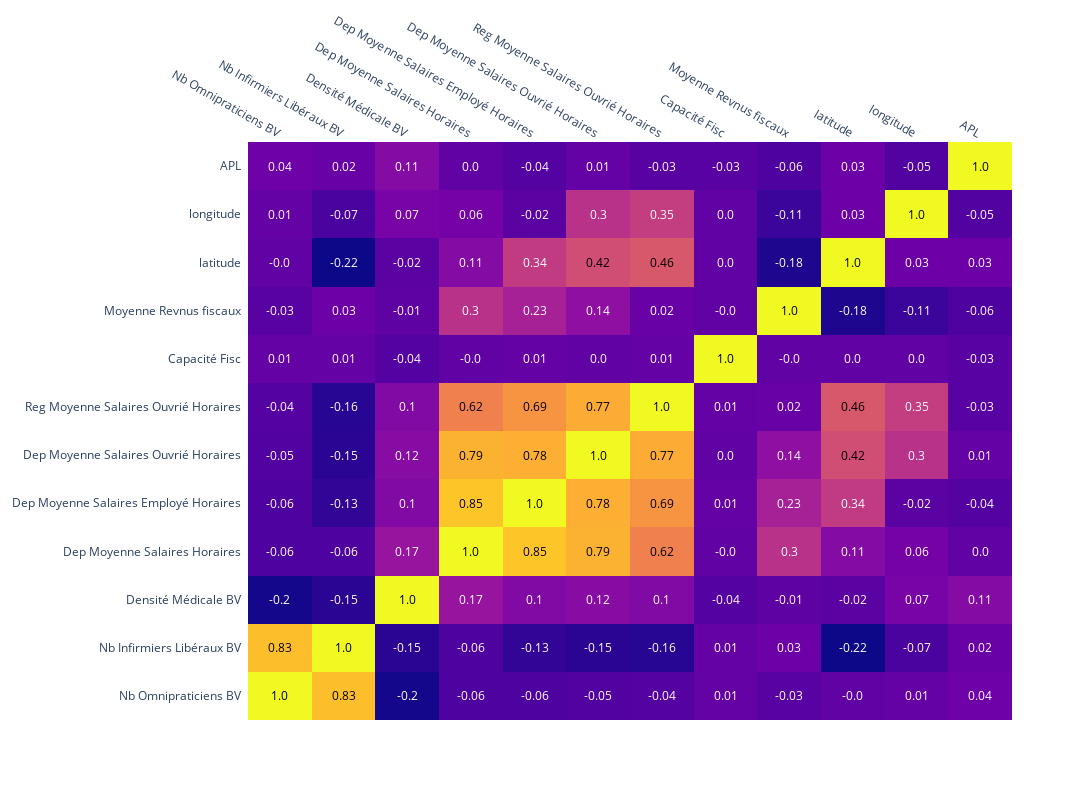

The code cell stored with this chart in its notebook:
### Code cell
# Select only numerical columns for the correlation matrix
numeric_columns = insee_df.select_dtypes(include=['float64', 'int64'])

# # Calculate the correlation matrix
corr_matrix = numeric_columns.corr().round(2)

fig = ff.create_annotated_heatmap(corr_matrix.values,
                                   x=corr_matrix.columns.tolist(),
                                   y=corr_matrix.index.tolist())

fig.update_layout(height=800, width=1200)
fig.show()

### Figure 1 — Plotly figure (JSON) as saved in the notebook; plotly's stock layout.template omitted (floating-point values rounded to 4 significant figures; data arrays with more than 128 entries replaced by an {"elided": "..."} marker saying what was removed)
{"data": [{"colorscale": [[0, "#0d0887"], [0.1111, "#46039f"], [0.2222, "#7201a8"], [0.3333, "#9c179e"], [0.4444, "#bd3786"], [0.5556, "#d8576b"], [0.6667, "#ed7953"], [0.7778, "#fb9f3a"], [0.8889, "#fdca26"], [1, "#f0f921"]], "reversescale": false, "showscale": false, "type": "heatmap", "x": ["Nb Omnipraticiens BV", "Nb Infirmiers Libéraux BV", "Densité Médicale BV", "Dep Moyenne Salaires Horaires", "Dep Moyenne Salaires Employé Horaires", "Dep Moyenne Salaires Ouvrié Horaires", "Reg Moyenne Salaires Ouvrié Horaires", "Capacité Fisc", "Moyenne Revnus fiscaux", "latitude", "longitude", "APL"], "y": ["Nb Omnipraticiens BV", "Nb Infirmiers Libéraux BV", "Densité Médicale BV", "Dep Moyenne Salaires Horaires", "Dep Moyenne Salaires Employé Horaires", "Dep Moyenne Salaires Ouvrié Horaires", "Reg Moyenne Salaires Ouvrié Horaires", "Capacité Fisc", "Moyenne Revnus fiscaux", "latitude", "longitude", "APL"], "z": {"elided": "12x12 float values"}}], "layout": {"annotations": [{"font": {"color": "#000000"}, "showarrow": false, "text": "1.0", "x": "Nb Omnipraticiens BV", "xref": "x", "y": "Nb Omnipraticiens BV", "yref": "y"}, {"font": {"color": "#000000"}, "showarrow": false, "text": "0.83", "x": "Nb Infirmiers Libéraux BV", "xref": "x", "y": "Nb Omnipraticiens BV", "yref": "y"}, {"font": {"color": "#FFFFFF"}, "showarrow": false, "text": "-0.2", "x": "Densité Médicale BV", "xref": "x", "y": "Nb Omnipraticiens BV", "yref": "y"}, {"font": {"color": "#FFFFFF"}, "showarrow": false, "text": "-0.06", "x": "Dep Moyenne Salaires Horaires", "xref": "x", "y": "Nb Omnipraticiens BV", "yref": "y"}, {"font": {"color": "#FFFFFF"}, "showarrow": false, "text": "-0.06", "x": "Dep Moyenne Salaires Employé Horaires", "xref": "x", "y": "Nb Omnipraticiens BV", "yref": "y"}, {"font": {"color": "#FFFFFF"}, "showarrow": false, "text": "-0.05", "x": "Dep Moyenne Salaires Ouvrié Horaires", "xref": "x", "y": "Nb Omnipraticiens BV", "yref": "y"}, {"font": {"color": "#FFFFFF"}, "showarrow": false, "text": "-0.04", "x": "Reg Moyenne Salaires Ouvrié Horaires", "xref": "x", "y": "Nb Omnipraticiens BV", "yref": "y"}, {"font": {"color": "#FFFFFF"}, "showarrow": false, "text": "0.01", "x": "Capacité Fisc", "xref": "x", "y": "Nb Omnipraticiens BV", "yref": "y"}, {"font": {"color": "#FFFFFF"}, "showarrow": false, "text": "-0.03", "x": "Moyenne Revnus fiscaux", "xref": "x", "y": "Nb Omnipraticiens BV", "yref": "y"}, {"font": {"color": "#FFFFFF"}, "showarrow": false, "text": "-0.0", "x": "latitude", "xref": "x", "y": "Nb Omnipraticiens BV", "yref": "y"}, {"font": {"color": "#FFFFFF"}, "showarrow": false, "text": "0.01", "x": "longitude", "xref": "x", "y": "Nb Omnipraticiens BV", "yref": "y"}, {"font": {"color": "#FFFFFF"}, "showarrow": false, "text": "0.04", "x": "APL", "xref": "x", "y": "Nb Omnipraticiens BV", "yref": "y"}, {"font": {"color": "#000000"}, "showarrow": false, "text": "0.83", "x": "Nb Omnipraticiens BV", "xref": "x", "y": "Nb Infirmiers Libéraux BV", "yref": "y"}, {"font": {"color": "#000000"}, "showarrow": false, "text": "1.0", "x": "Nb Infirmiers Libéraux BV", "xref": "x", "y": "Nb Infirmiers Libéraux BV", "yref": "y"}, {"font": {"color": "#FFFFFF"}, "showarrow": false, "text": "-0.15", "x": "Densité Médicale BV", "xref": "x", "y": "Nb Infirmiers Libéraux BV", "yref": "y"}, {"font": {"color": "#FFFFFF"}, "showarrow": false, "text": "-0.06", "x": "Dep Moyenne Salaires Horaires", "xref": "x", "y": "Nb Infirmiers Libéraux BV", "yref": "y"}, {"font": {"color": "#FFFFFF"}, "showarrow": false, "text": "-0.13", "x": "Dep Moyenne Salaires Employé Horaires", "xref": "x", "y": "Nb Infirmiers Libéraux BV", "yref": "y"}, {"font": {"color": "#FFFFFF"}, "showarrow": false, "text": "-0.15", "x": "Dep Moyenne Salaires Ouvrié Horaires", "xref": "x", "y": "Nb Infirmiers Libéraux BV", "yref": "y"}, {"font": {"color": "#FFFFFF"}, "showarrow": false, "text": "-0.16", "x": "Reg Moyenne Salaires Ouvrié Horaires", "xref": "x", "y": "Nb Infirmiers Libéraux BV", "yref": "y"}, {"font": {"color": "#FFFFFF"}, "showarrow": false, "text": "0.01", "x": "Capacité Fisc", "xref": "x", "y": "Nb Infirmiers Libéraux BV", "yref": "y"}, {"font": {"color": "#FFFFFF"}, "showarrow": false, "text": "0.03", "x": "Moyenne Revnus fiscaux", "xref": "x", "y": "Nb Infirmiers Libéraux BV", "yref": "y"}, {"font": {"color": "#FFFFFF"}, "showarrow": false, "text": "-0.22", "x": "latitude", "xref": "x", "y": "Nb Infirmiers Libéraux BV", "yref": "y"}, {"font": {"color": "#FFFFFF"}, "showarrow": false, "text": "-0.07", "x": "longitude", "xref": "x", "y": "Nb Infirmiers Libéraux BV", "yref": "y"}, {"font": {"color": "#FFFFFF"}, "showarrow": false, "text": "0.02", "x": "APL", "xref": "x", "y": "Nb Infirmiers Libéraux BV", "yref": "y"}, {"font": {"color": "#FFFFFF"}, "showarrow": false, "text": "-0.2", "x": "Nb Omnipraticiens BV", "xref": "x", "y": "Densité Médicale BV", "yref": "y"}, {"font": {"color": "#FFFFFF"}, "showarrow": false, "text": "-0.15", "x": "Nb Infirmiers Libéraux BV", "xref": "x", "y": "Densité Médicale BV", "yref": "y"}, {"font": {"color": "#000000"}, "showarrow": false, "text": "1.0", "x": "Densité Médicale BV", "xref": "x", "y": "Densité Médicale BV", "yref": "y"}, {"font": {"color": "#FFFFFF"}, "showarrow": false, "text": "0.17", "x": "Dep Moyenne Salaires Horaires", "xref": "x", "y": "Densité Médicale BV", "yref": "y"}, {"font": {"color": "#FFFFFF"}, "showarrow": false, "text": "0.1", "x": "Dep Moyenne Salaires Employé Horaires", "xref": "x", "y": "Densité Médicale BV", "yref": "y"}, {"font": {"color": "#FFFFFF"}, "showarrow": false, "text": "0.12", "x": "Dep Moyenne Salaires Ouvrié Horaires", "xref": "x", "y": "Densité Médicale BV", "yref": "y"}, {"font": {"color": "#FFFFFF"}, "showarrow": false, "text": "0.1", "x": "Reg Moyenne Salaires Ouvrié Horaires", "xref": "x", "y": "Densité Médicale BV", "yref": "y"}, {"font": {"color": "#FFFFFF"}, "showarrow": false, "text": "-0.04", "x": "Capacité Fisc", "xref": "x", "y": "Densité Médicale BV", "yref": "y"}, {"font": {"color": "#FFFFFF"}, "showarrow": false, "text": "-0.01", "x": "Moyenne Revnus fiscaux", "xref": "x", "y": "Densité Médicale BV", "yref": "y"}, {"font": {"color": "#FFFFFF"}, "showarrow": false, "text": "-0.02", "x": "latitude", "xref": "x", "y": "Densité Médicale BV", "yref": "y"}, {"font": {"color": "#FFFFFF"}, "showarrow": false, "text": "0.07", "x": "longitude", "xref": "x", "y": "Densité Médicale BV", "yref": "y"}, {"font": {"color": "#FFFFFF"}, "showarrow": false, "text": "0.11", "x": "APL", "xref": "x", "y": "Densité Médicale BV", "yref": "y"}, {"font": {"color": "#FFFFFF"}, "showarrow": false, "text": "-0.06", "x": "Nb Omnipraticiens BV", "xref": "x", "y": "Dep Moyenne Salaires Horaires", "yref": "y"}, {"font": {"color": "#FFFFFF"}, "showarrow": false, "text": "-0.06", "x": "Nb Infirmiers Libéraux BV", "xref": "x", "y": "Dep Moyenne Salaires Horaires", "yref": "y"}, {"font": {"color": "#FFFFFF"}, "showarrow": false, "text": "0.17", "x": "Densité Médicale BV", "xref": "x", "y": "Dep Moyenne Salaires Horaires", "yref": "y"}, {"font": {"color": "#000000"}, "showarrow": false, "text": "1.0", "x": "Dep Moyenne Salaires Horaires", "xref": "x", "y": "Dep Moyenne Salaires Horaires", "yref": "y"}, {"font": {"color": "#000000"}, "showarrow": false, "text": "0.85", "x": "Dep Moyenne Salaires Employé Horaires", "xref": "x", "y": "Dep Moyenne Salaires Horaires", "yref": "y"}, {"font": {"color": "#000000"}, "showarrow": false, "text": "0.79", "x": "Dep Moyenne Salaires Ouvrié Horaires", "xref": "x", "y": "Dep Moyenne Salaires Horaires", "yref": "y"}, {"font": {"color": "#000000"}, "showarrow": false, "text": "0.62", "x": "Reg Moyenne Salaires Ouvrié Horaires", "xref": "x", "y": "Dep Moyenne Salaires Horaires", "yref": "y"}, {"font": {"color": "#FFFFFF"}, "showarrow": false, "text": "-0.0", "x": "Capacité Fisc", "xref": "x", "y": "Dep Moyenne Salaires Horaires", "yref": "y"}, {"font": {"color": "#FFFFFF"}, "showarrow": false, "text": "0.3", "x": "Moyenne Revnus fiscaux", "xref": "x", "y": "Dep Moyenne Salaires Horaires", "yref": "y"}, {"font": {"color": "#FFFFFF"}, "showarrow": false, "text": "0.11", "x": "latitude", "xref": "x", "y": "Dep Moyenne Salaires Horaires", "yref": "y"}, {"font": {"color": "#FFFFFF"}, "showarrow": false, "text": "0.06", "x": "longitude", "xref": "x", "y": "Dep Moyenne Salaires Horaires", "yref": "y"}, {"font": {"color": "#FFFFFF"}, "showarrow": false, "text": "0.0", "x": "APL", "xref": "x", "y": "Dep Moyenne Salaires Horaires", "yref": "y"}, {"font": {"color": "#FFFFFF"}, "showarrow": false, "text": "-0.06", "x": "Nb Omnipraticiens BV", "xref": "x", "y": "Dep Moyenne Salaires Employé Horaires", "yref": "y"}, {"font": {"color": "#FFFFFF"}, "showarrow": false, "text": "-0.13", "x": "Nb Infirmiers Libéraux BV", "xref": "x", "y": "Dep Moyenne Salaires Employé Horaires", "yref": "y"}, {"font": {"color": "#FFFFFF"}, "showarrow": false, "text": "0.1", "x": "Densité Médicale BV", "xref": "x", "y": "Dep Moyenne Salaires Employé Horaires", "yref": "y"}, {"font": {"color": "#000000"}, "showarrow": false, "text": "0.85", "x": "Dep Moyenne Salaires Horaires", "xref": "x", "y": "Dep Moyenne Salaires Employé Horaires", "yref": "y"}, {"font": {"color": "#000000"}, "showarrow": false, "text": "1.0", "x": "Dep Moyenne Salaires Employé Horaires", "xref": "x", "y": "Dep Moyenne Salaires Employé Horaires", "yref": "y"}, {"font": {"color": "#000000"}, "showarrow": false, "text": "0.78", "x": "Dep Moyenne Salaires Ouvrié Horaires", "xref": "x", "y": "Dep Moyenne Salaires Employé Horaires", "yref": "y"}, {"font": {"color": "#000000"}, "showarrow": false, "text": "0.69", "x": "Reg Moyenne Salaires Ouvrié Horaires", "xref": "x", "y": "Dep Moyenne Salaires Employé Horaires", "yref": "y"}, {"font": {"color": "#FFFFFF"}, "showarrow": false, "text": "0.01", "x": "Capacité Fisc", "xref": "x", "y": "Dep Moyenne Salaires Employé Horaires", "yref": "y"}, {"font": {"color": "#FFFFFF"}, "showarrow": false, "text": "0.23", "x": "Moyenne Revnus fiscaux", "xref": "x", "y": "Dep Moyenne Salaires Employé Horaires", "yref": "y"}, {"font": {"color": "#FFFFFF"}, "showarrow": false, "text": "0.34", "x": "latitude", "xref": "x", "y": "Dep Moyenne Salaires Employé Horaires", "yref": "y"}, {"font": {"color": "#FFFFFF"}, "showarrow": false, "text": "-0.02", "x": "longitude", "xref": "x", "y": "Dep Moyenne Salaires Employé Horaires", "yref": "y"}, {"font": {"color": "#FFFFFF"}, "showarrow": false, "text": "-0.04", "x": "APL", "xref": "x", "y": "Dep Moyenne Salaires Employé Horaires", "yref": "y"}, {"font": {"color": "#FFFFFF"}, "showarrow": false, "text": "-0.05", "x": "Nb Omnipraticiens BV", "xref": "x", "y": "Dep Moyenne Salaires Ouvrié Horaires", "yref": "y"}, {"font": {"color": "#FFFFFF"}, "showarrow": false, "text": "-0.15", "x": "Nb Infirmiers Libéraux BV", "xref": "x", "y": "Dep Moyenne Salaires Ouvrié Horaires", "yref": "y"}, {"font": {"color": "#FFFFFF"}, "showarrow": false, "text": "0.12", "x": "Densité Médicale BV", "xref": "x", "y": "Dep Moyenne Salaires Ouvrié Horaires", "yref": "y"}, {"font": {"color": "#000000"}, "showarrow": false, "text": "0.79", "x": "Dep Moyenne Salaires Horaires", "xref": "x", "y": "Dep Moyenne Salaires Ouvrié Horaires", "yref": "y"}, {"font": {"color": "#000000"}, "showarrow": false, "text": "0.78", "x": "Dep Moyenne Salaires Employé Horaires", "xref": "x", "y": "Dep Moyenne Salaires Ouvrié Horaires", "yref": "y"}, {"font": {"color": "#000000"}, "showarrow": false, "text": "1.0", "x": "Dep Moyenne Salaires Ouvrié Horaires", "xref": "x", "y": "Dep Moyenne Salaires Ouvrié Horaires", "yref": "y"}, {"font": {"color": "#000000"}, "showarrow": false, "text": "0.77", "x": "Reg Moyenne Salaires Ouvrié Horaires", "xref": "x", "y": "Dep Moyenne Salaires Ouvrié Horaires", "yref": "y"}, {"font": {"color": "#FFFFFF"}, "showarrow": false, "text": "0.0", "x": "Capacité Fisc", "xref": "x", "y": "Dep Moyenne Salaires Ouvrié Horaires", "yref": "y"}, {"font": {"color": "#FFFFFF"}, "showarrow": false, "text": "0.14", "x": "Moyenne Revnus fiscaux", "xref": "x", "y": "Dep Moyenne Salaires Ouvrié Horaires", "yref": "y"}, {"font": {"color": "#000000"}, "showarrow": false, "text": "0.42", "x": "latitude", "xref": "x", "y": "Dep Moyenne Salaires Ouvrié Horaires", "yref": "y"}, {"font": {"color": "#FFFFFF"}, "showarrow": false, "text": "0.3", "x": "longitude", "xref": "x", "y": "Dep Moyenne Salaires Ouvrié Horaires", "yref": "y"}, {"font": {"color": "#FFFFFF"}, "showarrow": false, "text": "0.01", "x": "APL", "xref": "x", "y": "Dep Moyenne Salaires Ouvrié Horaires", "yref": "y"}, {"font": {"color": "#FFFFFF"}, "showarrow": false, "text": "-0.04", "x": "Nb Omnipraticiens BV", "xref": "x", "y": "Reg Moyenne Salaires Ouvrié Horaires", "yref": "y"}, {"font": {"color": "#FFFFFF"}, "showarrow": false, "text": "-0.16", "x": "Nb Infirmiers Libéraux BV", "xref": "x", "y": "Reg Moyenne Salaires Ouvrié Horaires", "yref": "y"}, {"font": {"color": "#FFFFFF"}, "showarrow": false, "text": "0.1", "x": "Densité Médicale BV", "xref": "x", "y": "Reg Moyenne Salaires Ouvrié Horaires", "yref": "y"}, {"font": {"color": "#000000"}, "showarrow": false, "text": "0.62", "x": "Dep Moyenne Salaires Horaires", "xref": "x", "y": "Reg Moyenne Salaires Ouvrié Horaires", "yref": "y"}, {"font": {"color": "#000000"}, "showarrow": false, "text": "0.69", "x": "Dep Moyenne Salaires Employé Horaires", "xref": "x", "y": "Reg Moyenne Salaires Ouvrié Horaires", "yref": "y"}, {"font": {"color": "#000000"}, "showarrow": false, "text": "0.77", "x": "Dep Moyenne Salaires Ouvrié Horaires", "xref": "x", "y": "Reg Moyenne Salaires Ouvrié Horaires", "yref": "y"}, {"font": {"color": "#000000"}, "showarrow": false, "text": "1.0", "x": "Reg Moyenne Salaires Ouvrié Horaires", "xref": "x", "y": "Reg Moyenne Salaires Ouvrié Horaires", "yref": "y"}, {"font": {"color": "#FFFFFF"}, "showarrow": false, "text": "0.01", "x": "Capacité Fisc", "xref": "x", "y": "Reg Moyenne Salaires Ouvrié Horaires", "yref": "y"}, {"font": {"color": "#FFFFFF"}, "showarrow": false, "text": "0.02", "x": "Moyenne Revnus fiscaux", "xref": "x", "y": "Reg Moyenne Salaires Ouvrié Horaires", "yref": "y"}, {"font": {"color": "#000000"}, "showarrow": false, "text": "0.46", "x": "latitude", "xref": "x", "y": "Reg Moyenne Salaires Ouvrié Horaires", "yref": "y"}, {"font": {"color": "#FFFFFF"}, "showarrow": false, "text": "0.35", "x": "longitude", "xref": "x", "y": "Reg Moyenne Salaires Ouvrié Horaires", "yref": "y"}, {"font": {"color": "#FFFFFF"}, "showarrow": false, "text": "-0.03", "x": "APL", "xref": "x", "y": "Reg Moyenne Salaires Ouvrié Horaires", "yref": "y"}, {"font": {"color": "#FFFFFF"}, "showarrow": false, "text": "0.01", "x": "Nb Omnipraticiens BV", "xref": "x", "y": "Capacité Fisc", "yref": "y"}, {"font": {"color": "#FFFFFF"}, "showarrow": false, "text": "0.01", "x": "Nb Infirmiers Libéraux BV", "xref": "x", "y": "Capacité Fisc", "yref": "y"}, {"font": {"color": "#FFFFFF"}, "showarrow": false, "text": "-0.04", "x": "Densité Médicale BV", "xref": "x", "y": "Capacité Fisc", "yref": "y"}, {"font": {"color": "#FFFFFF"}, "showarrow": false, "text": "-0.0", "x": "Dep Moyenne Salaires Horaires", "xref": "x", "y": "Capacité Fisc", "yref": "y"}, {"font": {"color": "#FFFFFF"}, "showarrow": false, "text": "0.01", "x": "Dep Moyenne Salaires Employé Horaires", "xref": "x", "y": "Capacité Fisc", "yref": "y"}, {"font": {"color": "#FFFFFF"}, "showarrow": false, "text": "0.0", "x": "Dep Moyenne Salaires Ouvrié Horaires", "xref": "x", "y": "Capacité Fisc", "yref": "y"}, {"font": {"color": "#FFFFFF"}, "showarrow": false, "text": "0.01", "x": "Reg Moyenne Salaires Ouvrié Horaires", "xref": "x", "y": "Capacité Fisc", "yref": "y"}, {"font": {"color": "#000000"}, "showarrow": false, "text": "1.0", "x": "Capacité Fisc", "xref": "x", "y": "Capacité Fisc", "yref": "y"}, {"font": {"color": "#FFFFFF"}, "showarrow": false, "text": "-0.0", "x": "Moyenne Revnus fiscaux", "xref": "x", "y": "Capacité Fisc", "yref": "y"}, {"font": {"color": "#FFFFFF"}, "showarrow": false, "text": "0.0", "x": "latitude", "xref": "x", "y": "Capacité Fisc", "yref": "y"}, {"font": {"color": "#FFFFFF"}, "showarrow": false, "text": "0.0", "x": "longitude", "xref": "x", "y": "Capacité Fisc", "yref": "y"}, {"font": {"color": "#FFFFFF"}, "showarrow": false, "text": "-0.03", "x": "APL", "xref": "x", "y": "Capacité Fisc", "yref": "y"}, {"font": {"color": "#FFFFFF"}, "showarrow": false, "text": "-0.03", "x": "Nb Omnipraticiens BV", "xref": "x", "y": "Moyenne Revnus fiscaux", "yref": "y"}, {"font": {"color": "#FFFFFF"}, "showarrow": false, "text": "0.03", "x": "Nb Infirmiers Libéraux BV", "xref": "x", "y": "Moyenne Revnus fiscaux", "yref": "y"}, {"font": {"color": "#FFFFFF"}, "showarrow": false, "text": "-0.01", "x": "Densité Médicale BV", "xref": "x", "y": "Moyenne Revnus fiscaux", "yref": "y"}, {"font": {"color": "#FFFFFF"}, "showarrow": false, "text": "0.3", "x": "Dep Moyenne Salaires Horaires", "xref": "x", "y": "Moyenne Revnus fiscaux", "yref": "y"}, {"font": {"color": "#FFFFFF"}, "showarrow": false, "text": "0.23", "x": "Dep Moyenne Salaires Employé Horaires", "xref": "x", "y": "Moyenne Revnus fiscaux", "yref": "y"}, {"font": {"color": "#FFFFFF"}, "showarrow": false, "text": "0.14", "x": "Dep Moyenne Salaires Ouvrié Horaires", "xref": "x", "y": "Moyenne Revnus fiscaux", "yref": "y"}, {"font": {"color": "#FFFFFF"}, "showarrow": false, "text": "0.02", "x": "Reg Moyenne Salaires Ouvrié Horaires", "xref": "x", "y": "Moyenne Revnus fiscaux", "yref": "y"}, {"font": {"color": "#FFFFFF"}, "showarrow": false, "text": "-0.0", "x": "Capacité Fisc", "xref": "x", "y": "Moyenne Revnus fiscaux", "yref": "y"}, {"font": {"color": "#000000"}, "showarrow": false, "text": "1.0", "x": "Moyenne Revnus fiscaux", "xref": "x", "y": "Moyenne Revnus fiscaux", "yref": "y"}, {"font": {"color": "#FFFFFF"}, "showarrow": false, "text": "-0.18", "x": "latitude", "xref": "x", "y": "Moyenne Revnus fiscaux", "yref": "y"}, {"font": {"color": "#FFFFFF"}, "showarrow": false, "text": "-0.11", "x": "longitude", "xref": "x", "y": "Moyenne Revnus fiscaux", "yref": "y"}, {"font": {"color": "#FFFFFF"}, "showarrow": false, "text": "-0.06", "x": "APL", "xref": "x", "y": "Moyenne Revnus fiscaux", "yref": "y"}, {"font": {"color": "#FFFFFF"}, "showarrow": false, "text": "-0.0", "x": "Nb Omnipraticiens BV", "xref": "x", "y": "latitude", "yref": "y"}, {"font": {"color": "#FFFFFF"}, "showarrow": false, "text": "-0.22", "x": "Nb Infirmiers Libéraux BV", "xref": "x", "y": "latitude", "yref": "y"}, {"font": {"color": "#FFFFFF"}, "showarrow": false, "text": "-0.02", "x": "Densité Médicale BV", "xref": "x", "y": "latitude", "yref": "y"}, {"font": {"color": "#FFFFFF"}, "showarrow": false, "text": "0.11", "x": "Dep Moyenne Salaires Horaires", "xref": "x", "y": "latitude", "yref": "y"}, {"font": {"color": "#FFFFFF"}, "showarrow": false, "text": "0.34", "x": "Dep Moyenne Salaires Employé Horaires", "xref": "x", "y": "latitude", "yref": "y"}, {"font": {"color": "#000000"}, "showarrow": false, "text": "0.42", "x": "Dep Moyenne Salaires Ouvrié Horaires", "xref": "x", "y": "latitude", "yref": "y"}, {"font": {"color": "#000000"}, "showarrow": false, "text": "0.46", "x": "Reg Moyenne Salaires Ouvrié Horaires", "xref": "x", "y": "latitude", "yref": "y"}, {"font": {"color": "#FFFFFF"}, "showarrow": false, "text": "0.0", "x": "Capacité Fisc", "xref": "x", "y": "latitude", "yref": "y"}, {"font": {"color": "#FFFFFF"}, "showarrow": false, "text": "-0.18", "x": "Moyenne Revnus fiscaux", "xref": "x", "y": "latitude", "yref": "y"}, {"font": {"color": "#000000"}, "showarrow": false, "text": "1.0", "x": "latitude", "xref": "x", "y": "latitude", "yref": "y"}, {"font": {"color": "#FFFFFF"}, "showarrow": false, "text": "0.03", "x": "longitude", "xref": "x", "y": "latitude", "yref": "y"}, {"font": {"color": "#FFFFFF"}, "showarrow": false, "text": "0.03", "x": "APL", "xref": "x", "y": "latitude", "yref": "y"}, {"font": {"color": "#FFFFFF"}, "showarrow": false, "text": "0.01", "x": "Nb Omnipraticiens BV", "xref": "x", "y": "longitude", "yref": "y"}, {"font": {"color": "#FFFFFF"}, "showarrow": false, "text": "-0.07", "x": "Nb Infirmiers Libéraux BV", "xref": "x", "y": "longitude", "yref": "y"}, {"font": {"color": "#FFFFFF"}, "showarrow": false, "text": "0.07", "x": "Densité Médicale BV", "xref": "x", "y": "longitude", "yref": "y"}, {"font": {"color": "#FFFFFF"}, "showarrow": false, "text": "0.06", "x": "Dep Moyenne Salaires Horaires", "xref": "x", "y": "longitude", "yref": "y"}, {"font": {"color": "#FFFFFF"}, "showarrow": false, "text": "-0.02", "x": "Dep Moyenne Salaires Employé Horaires", "xref": "x", "y": "longitude", "yref": "y"}, {"font": {"color": "#FFFFFF"}, "showarrow": false, "text": "0.3", "x": "Dep Moyenne Salaires Ouvrié Horaires", "xref": "x", "y": "longitude", "yref": "y"}, {"font": {"color": "#FFFFFF"}, "showarrow": false, "text": "0.35", "x": "Reg Moyenne Salaires Ouvrié Horaires", "xref": "x", "y": "longitude", "yref": "y"}, {"font": {"color": "#FFFFFF"}, "showarrow": false, "text": "0.0", "x": "Capacité Fisc", "xref": "x", "y": "longitude", "yref": "y"}, {"font": {"color": "#FFFFFF"}, "showarrow": false, "text": "-0.11", "x": "Moyenne Revnus fiscaux", "xref": "x", "y": "longitude", "yref": "y"}, {"font": {"color": "#FFFFFF"}, "showarrow": false, "text": "0.03", "x": "latitude", "xref": "x", "y": "longitude", "yref": "y"}, {"font": {"color": "#000000"}, "showarrow": false, "text": "1.0", "x": "longitude", "xref": "x", "y": "longitude", "yref": "y"}, {"font": {"color": "#FFFFFF"}, "showarrow": false, "text": "-0.05", "x": "APL", "xref": "x", "y": "longitude", "yref": "y"}, {"font": {"color": "#FFFFFF"}, "showarrow": false, "text": "0.04", "x": "Nb Omnipraticiens BV", "xref": "x", "y": "APL", "yref": "y"}, {"font": {"color": "#FFFFFF"}, "showarrow": false, "text": "0.02", "x": "Nb Infirmiers Libéraux BV", "xref": "x", "y": "APL", "yref": "y"}, {"font": {"color": "#FFFFFF"}, "showarrow": false, "text": "0.11", "x": "Densité Médicale BV", "xref": "x", "y": "APL", "yref": "y"}, {"font": {"color": "#FFFFFF"}, "showarrow": false, "text": "0.0", "x": "Dep Moyenne Salaires Horaires", "xref": "x", "y": "APL", "yref": "y"}, {"font": {"color": "#FFFFFF"}, "showarrow": false, "text": "-0.04", "x": "Dep Moyenne Salaires Employé Horaires", "xref": "x", "y": "APL", "yref": "y"}, {"font": {"color": "#FFFFFF"}, "showarrow": false, "text": "0.01", "x": "Dep Moyenne Salaires Ouvrié Horaires", "xref": "x", "y": "APL", "yref": "y"}, {"font": {"color": "#FFFFFF"}, "showarrow": false, "text": "-0.03", "x": "Reg Moyenne Salaires Ouvrié Horaires", "xref": "x", "y": "APL", "yref": "y"}, {"font": {"color": "#FFFFFF"}, "showarrow": false, "text": "-0.03", "x": "Capacité Fisc", "xref": "x", "y": "APL", "yref": "y"}, {"font": {"color": "#FFFFFF"}, "showarrow": false, "text": "-0.06", "x": "Moyenne Revnus fiscaux", "xref": "x", "y": "APL", "yref": "y"}, {"font": {"color": "#FFFFFF"}, "showarrow": false, "text": "0.03", "x": "latitude", "xref": "x", "y": "APL", "yref": "y"}, {"font": {"color": "#FFFFFF"}, "showarrow": false, "text": "-0.05", "x": "longitude", "xref": "x", "y": "APL", "yref": "y"}, {"font": {"color": "#000000"}, "showarrow": false, "text": "1.0", "x": "APL", "xref": "x", "y": "APL", "yref": "y"}], "height": 800, "width": 1200, "xaxis": {"dtick": 1, "gridcolor": "rgb(0, 0, 0)", "side": "top", "ticks": ""}, "yaxis": {"dtick": 1, "ticks": "", "ticksuffix": "  "}}}
